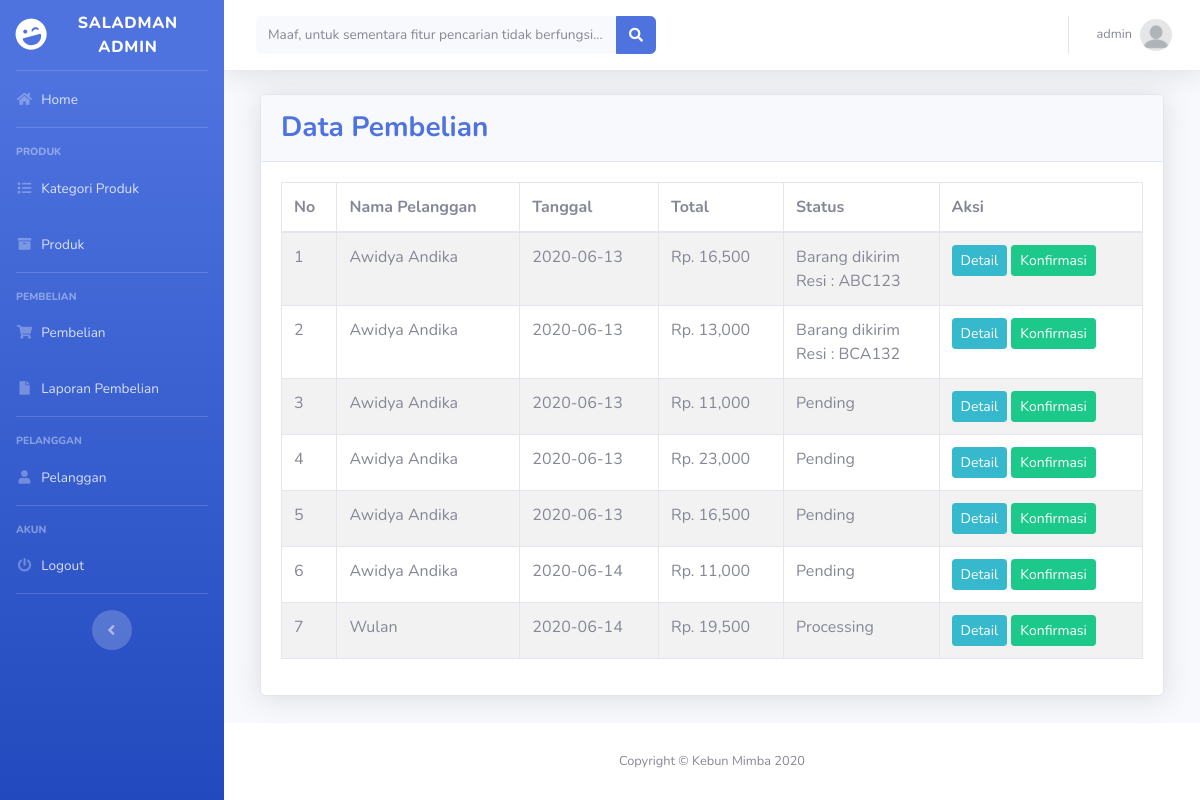
The app's page /admin/index.php?halaman=pembelian (signed in), older data.
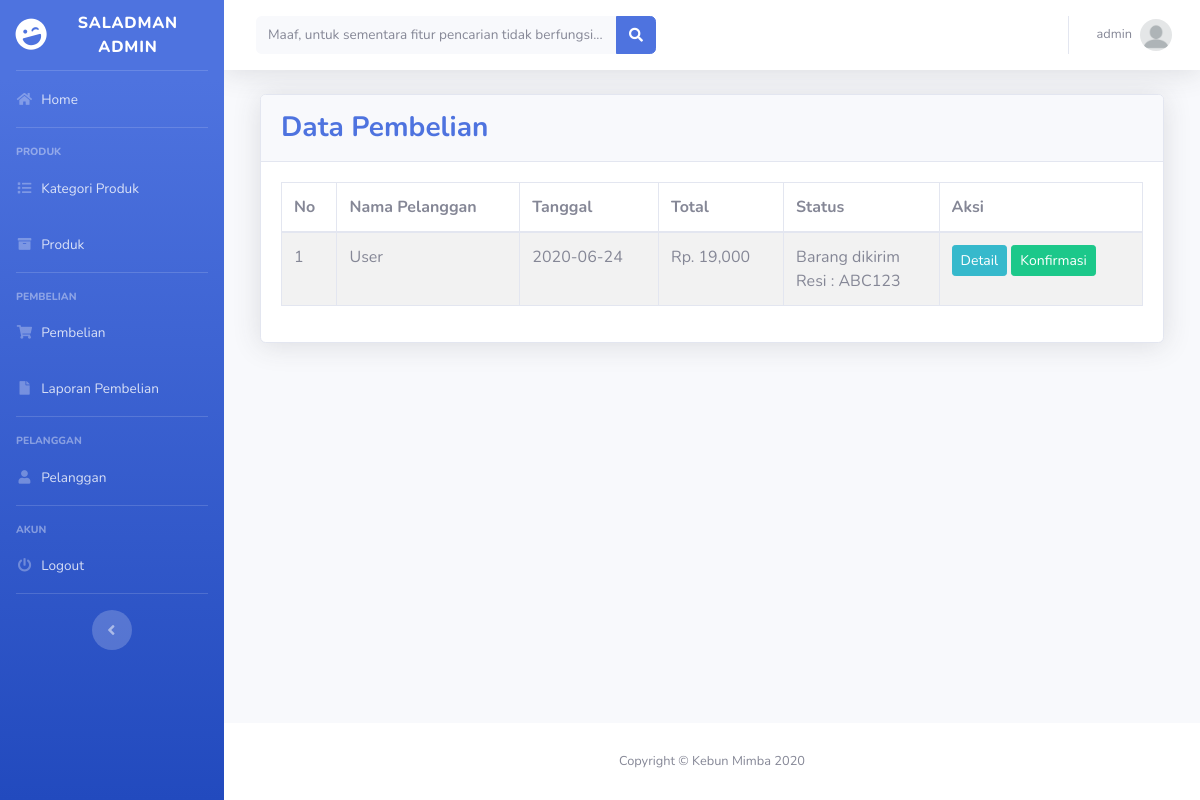
The same page, newer data.
### tables this page shows
CREATE TABLE `pembelian` (
  `id_pembelian` int(11) NOT NULL,
  `id_pelanggan` int(11) NOT NULL,
  `id_ongkir` int(11) NOT NULL,
  `tanggal_pembelian` date NOT NULL,
  `total_pembelian` int(11) NOT NULL,
  `nama_kota` varchar(100) NOT NULL,
  `tarif` int(11) NOT NULL,
  `alamat_pengiriman` text NOT NULL,
  `resi_pengiriman` varchar(50) NOT NULL,
  `status_pembelian` varchar(100) NOT NULL DEFAULT 'Pending'
);

CREATE TABLE `pelanggan` (
  `id_pelanggan` int(11) NOT NULL,
  `email_pelanggan` varchar(100) NOT NULL,
  `user_pelanggan` varchar(100) NOT NULL,
  `password_pelanggan` varchar(100) NOT NULL,
  `nama_pelanggan` varchar(100) NOT NULL,
  `telepon_pelanggan` varchar(25) NOT NULL,
  `alamat_pelanggan` varchar(200) NOT NULL
);

### admin/pembelian.php (the view)
<div class="container-fluid">
    <div class="card shadow mb-4">
        <div class="card-header py-3">
            <h3 class="m-0 font-weight-bold text-primary">Data Pembelian</h3>
        </div>
        <div class="card-body">
            <div class="table-responsive">
                <table class="table table-bordered table-striped" id="dataTable" width="100%" cellspacing="0">
                    <thead>
                        <tr>
							<th>No</th>
							<th>Nama Pelanggan</th>
							<th>Tanggal</th>
							<th>Total</th>
							<th>Status</th>
							<th>Aksi</th>
						</tr>
                    </thead>
                    <tbody>
                        <?php
							$query = $koneksi->query("SELECT * FROM pembelian JOIN pelanggan
								                      ON pembelian.id_pelanggan = pelanggan.id_pelanggan");
							$nomor = 1;
							while($data = $query->fetch_assoc()){
						?>
						<tr>
							<td><?php echo $nomor; ?></td>
							<td><?php echo $data['nama_pelanggan']; ?></td>
							<td><?php echo $data['tanggal_pembelian']; ?></td>
							<td>Rp. <?php echo number_format($data['total_pembelian']); ?></td>
							<td>
								<?php echo $data['status_pembelian']; ?>
								<br>
								<?php if(!empty($data['resi_pengiriman'])) : ?>
									Resi : <?php echo $data['resi_pengiriman']; ?>
								<?php endif ?>
							</td>
							<td>
								<a href="index.php?halaman=detail&id=<?php echo $data['id_pembelian']; ?>" class="btn btn-info btn-sm">Detail</a>
								<a href="index.php?halaman=pembayaran&id=<?php echo $data['id_pembelian']; ?>" class="btn btn-success btn-sm">Konfirmasi</a>
							</td>
						</tr>
						<?php
							$nomor++;
							}
						?>
                    </tbody>
                </table>
            </div>
        </div>
    </div>
</div>

### admin/index.php (shortened to what this page needs)
<?php
    include '../koneksi.php';
?>
<!DOCTYPE html>
<html lang="en">
<head>
  <link href="vendor/fontawesome-free/css/all.min.css" rel="stylesheet" type="text/css">
  <link href="css/sb-admin-2.min.css" rel="stylesheet">
</head>
<body id="page-top">
  <div id="wrapper">
    <ul class="navbar-nav bg-gradient-primary sidebar sidebar-dark accordion" id="accordionSidebar">
      <a class="sidebar-brand d-flex align-items-center justify-content-center" href="index.html">
        <div class="sidebar-brand-icon rotate-n-15">
          <i class="fas fa-laugh-wink"></i>
        </div>
        <div class="sidebar-brand-text mx-3">Saladman Admin</div>
      </a>
      <hr class="sidebar-divider my-0">
      <li class="nav-item">
        <a class="nav-link" href="index.php">
          <i class="fas fa-fw fa-home"></i>
          <span>Home</span></a>
      </li>
      <hr class="sidebar-divider">
      <div class="sidebar-heading">
        Produk
      </div>
      <li class="nav-item">
        <a class="nav-link" href="index.php?halaman=kategori">
          <i class="fas fa-fw fa-list"></i>
          <span>Kategori Produk</span></a>
      </li>
      <li class="nav-item">
        <a class="nav-link" href="index.php?halaman=produk">
          <i class="fas fa-fw fa-archive"></i>
          <span>Produk</span></a>
      </li>
      <hr class="sidebar-divider">
      <div class="sidebar-heading">
        Pembelian
      </div>
      <li class="nav-item">
        <a class="nav-link" href="index.php?halaman=pembelian">
          <i class="fas fa-fw fa-shopping-cart"></i>
          <span>Pembelian</span></a>
      </li>
      <li class="nav-item">
        <a class="nav-link" href="index.php?halaman=laporan-pembelian">
          <i class="fas fa-fw fa-file"></i>
          <span>Laporan Pembelian</span></a>
      </li>
      <hr class="sidebar-divider">
      <div class="sidebar-heading">
        Pelanggan
      </div>
      <li class="nav-item">
        <a class="nav-link" href="index.php?halaman=pelanggan">
          <i class="fas fa-fw fa-user"></i>
          <span>Pelanggan</span></a>
      </li>
      <hr class="sidebar-divider">
      <div class="sidebar-heading">
        Akun
      </div>
      <li class="nav-item">
        <a class="nav-link" href="index.php?halaman=logout">
          <i class="fas fa-fw fa-power-off"></i>
          <span>Logout</span></a>
      </li>
      <hr class="sidebar-divider d-none d-md-block">
      <div class="text-center d-none d-md-inline">
        <button class="rounded-circle border-0" id="sidebarToggle"></button>
      </div>
    </ul>
    <div id="content-wrapper" class="d-flex flex-column">
      <div id="content">
        <nav class="navbar navbar-expand navbar-light bg-white topbar mb-4 static-top shadow">
          <form class="d-none d-sm-inline-block form-inline mr-auto ml-md-3 my-2 my-md-0 mw-100 navbar-search">
            <div class="input-group">
              <input type="text" class="form-control bg-light border-0 small" placeholder="Maaf, untuk sementara fitur pencarian tidak berfungsi..." aria-label="Search" aria-describedby="basic-addon2">
              <div class="input-group-append">
                <button class="btn btn-primary" type="button">
                  <i class="fas fa-search fa-sm"></i>
                </button>
              </div>
            </div>
          </form>
          <ul class="navbar-nav ml-auto">
            <li class="nav-item dropdown no-arrow">
              <a class="nav-link dropdown-toggle" href="#" id="userDropdown" role="button" data-toggle="dropdown" aria-haspopup="true" aria-expanded="false">
                <span class="mr-2 d-none d-lg-inline text-gray-600 small"><?php echo $_SESSION['admin']['nama_lengkap'] ?></span>
                <img class="img-profile rounded-circle" src="img/profile.png">
              </a>
            </li>
          </ul>
        </nav>
        <div class="container-fluid">
          <div class="row">
            <?php
                if(isset($_GET['halaman'])){
                    if($_GET['halaman']=="produk"){
                        include 'produk.php';
                    }
                    elseif($_GET['halaman']=="pembelian") {
                        include 'pembelian.php';
                    }
                    elseif($_GET['halaman']=="pelanggan") {
                        include 'pelanggan.php';
                    }
                    elseif($_GET['halaman']=='detail'){
                        include 'detail.php';
                    }
                    elseif($_GET['halaman']=='tambah-produk'){
                        include 'tambah-produk.php';
                    }
                    elseif($_GET['halaman']=='tambah-pelanggan'){
                        include 'tambah-pelanggan.php';
                    }
                    elseif($_GET['halaman']=='hapus-produk'){
                        include 'hapus-produk.php';
                    }
                    elseif($_GET['halaman']=='hapus-pelanggan'){
                        include 'hapus-pelanggan.php';
                    }
                    elseif($_GET['halaman']=='ubah-produk'){
                        include 'ubah-produk.php';
                    }
                    elseif($_GET['halaman']=='ubah-pelanggan'){
                        include 'ubah-pelanggan.php';
                    }
                    elseif($_GET['halaman']=='logout'){
                        include 'logout.php';
                    }
                    elseif($_GET['halaman']=='pembayaran'){
                        include 'pembayaran.php';
                    }
                    elseif($_GET['halaman']=='laporan-pembelian'){
                        include 'laporan-pembelian.php';
                    }
                    elseif($_GET['halaman']=='kategori'){
                        include 'kategori.php';
                    }
                    elseif($_GET['halaman']=='tambah-kategori'){
                        include 'tambah-kategori.php';
                    }
                    elseif($_GET['halaman']=='ubah-kategori'){
                        include 'ubah-kategori.php';
                    }
                    elseif($_GET['halaman']=='hapus-kategori'){
                        include 'hapus-kategori.php';
                    }
                    elseif($_GET['halaman']=='detail-produk'){
                        include 'detail-produk.php';
                    }
                    elseif($_GET['halaman']=='hapus-fotoproduk'){
                        include 'hapus-fotoproduk.php';
                    }
                }
                else{
                    include 'home.php';
                }
            ?>
          </div>
        </div>
      </div>
      <footer class="sticky-footer bg-white">
        <div class="container my-auto">
          <div class="copyright text-center my-auto">
            <span>Copyright &copy; Kebun Mimba 2020</span>
          </div>
        </div>
      </footer>
    </div>
  </div>
</body>
</html>

Row changes from the older to the newer data that the page shows:
removed pembelian: id_pelanggan.nama_pelanggan "Awidya Andika", tanggal_pembelian "2020-06-13", total_pembelian "16,500", status_pembelian "Barang dikirim", resi_pengiriman "ABC123"
removed pembelian: id_pelanggan.nama_pelanggan "Awidya Andika", tanggal_pembelian "2020-06-13", total_pembelian "13,000", status_pembelian "Barang dikirim", resi_pengiriman "BCA132"
removed pembelian: id_pelanggan.nama_pelanggan "Awidya Andika", tanggal_pembelian "2020-06-13", total_pembelian "11,000", status_pembelian "Pending"
removed pembelian: id_pelanggan.nama_pelanggan "Awidya Andika", tanggal_pembelian "2020-06-13", total_pembelian "23,000", status_pembelian "Pending"
removed pembelian: id_pelanggan.nama_pelanggan "Awidya Andika", tanggal_pembelian "2020-06-13", total_pembelian "16,500", status_pembelian "Pending"
removed pembelian: id_pelanggan.nama_pelanggan "Awidya Andika", tanggal_pembelian "2020-06-14", total_pembelian "11,000", status_pembelian "Pending"
removed pembelian: id_pelanggan.nama_pelanggan "Wulan", tanggal_pembelian "2020-06-14", total_pembelian "19,500", status_pembelian "Processing"
added pembelian: id_pelanggan.nama_pelanggan "User", tanggal_pembelian "2020-06-24", total_pembelian "19,000", status_pembelian "Barang dikirim", resi_pengiriman "ABC123"
